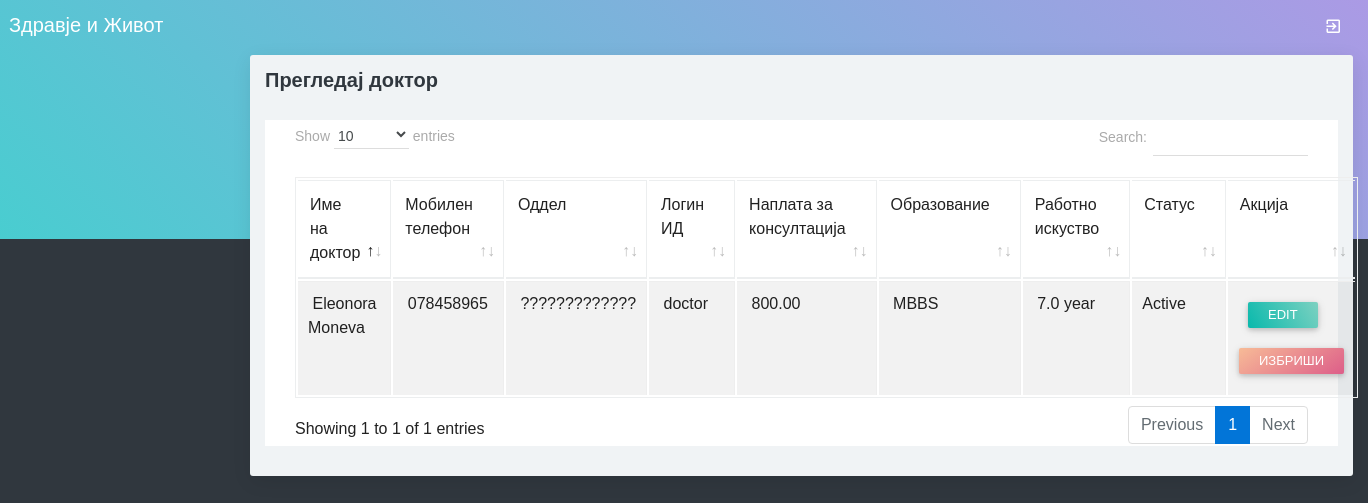
The app's page /viewdoctor.php with its own data.
### tables this page shows
CREATE TABLE `doctor` (
  `doctorid` int(10) NOT NULL,
  `doctorname` varchar(50) NOT NULL,
  `mobileno` varchar(15) NOT NULL,
  `departmentid` int(10) NOT NULL,
  `loginid` varchar(25) NOT NULL,
  `password` varchar(25) NOT NULL,
  `status` varchar(10) NOT NULL,
  `education` varchar(25) NOT NULL,
  `experience` float(11,1) NOT NULL,
  `consultancy_charge` float(10,2) NOT NULL
);

CREATE TABLE `department` (
  `departmentid` int(10) NOT NULL,
  `departmentname` varchar(100) NOT NULL,
  `description` text NOT NULL,
  `status` varchar(10) NOT NULL
);

### viewdoctor.php (the view, shortened to what this page needs)
<?php
include("adformheader.php");
include("dbconnection.php");
?>
<div class="container-fluid">
	<div class="block-header">
		<h2>Прегледај доктор</h2>
	</div>
<div class="card">
	<section class="container">
		<table class="table table-bordered table-striped table-hover js-basic-example dataTable">
			<thead>
				<tr>
					<td>Име на доктор</td>
					<td>Мобилен телефон</td>
					<td>Оддел</td>
					<td>Логин ИД</td>
					<td>Наплата за консултација</td>
					<td>Образование</td>
					<td>Работно искуство</td>
					<td>Статус</td>
					<td>Акција</td>
				</tr>
			</thead>
			<tbody>
				<?php
				$sql ="SELECT * FROM doctor";
				$qsql = mysqli_query($con,$sql);
				while($rs = mysqli_fetch_array($qsql))
				{
					$sqldept = "SELECT * FROM department WHERE departmentid='$rs[departmentid]'";
					$qsqldept = mysqli_query($con,$sqldept);
					$rsdept = mysqli_fetch_array($qsqldept);
					echo "<tr>
					<td>&nbsp;$rs[doctorname]</td>
					<td>&nbsp;$rs[mobileno]</td>
					<td>&nbsp;$rsdept[departmentname]</td>
					<td>&nbsp;$rs[loginid]</td>
					<td>&nbsp;$rs[consultancy_charge]</td>
					<td>&nbsp;$rs[education]</td>
					<td>&nbsp;$rs[experience] year</td>
					<td>$rs[status]</td>
					<td>&nbsp;
					<a href='doctor.php?editid=$rs[doctorid]' class='btn btn-sm btn-raised g-bg-cyan'>Edit</a> <a href='viewdoctor.php?delid=$rs[doctorid]' class='btn btn-sm btn-raised g-bg-blush2'>Избриши</a> </td>
					</tr>";
				}
				?>      </tbody>
			</table>
		</section>
	</div>
</div>
	<?php
	include("adformfooter.php");
	?>

### records on screen
doctor: doctorname "Eleonora Moneva", mobileno "078458965", departmentid.departmentname "?????????????", loginid "doctor", consultancy_charge "800.00", education "MBBS", experience "7.0", status "Active"
